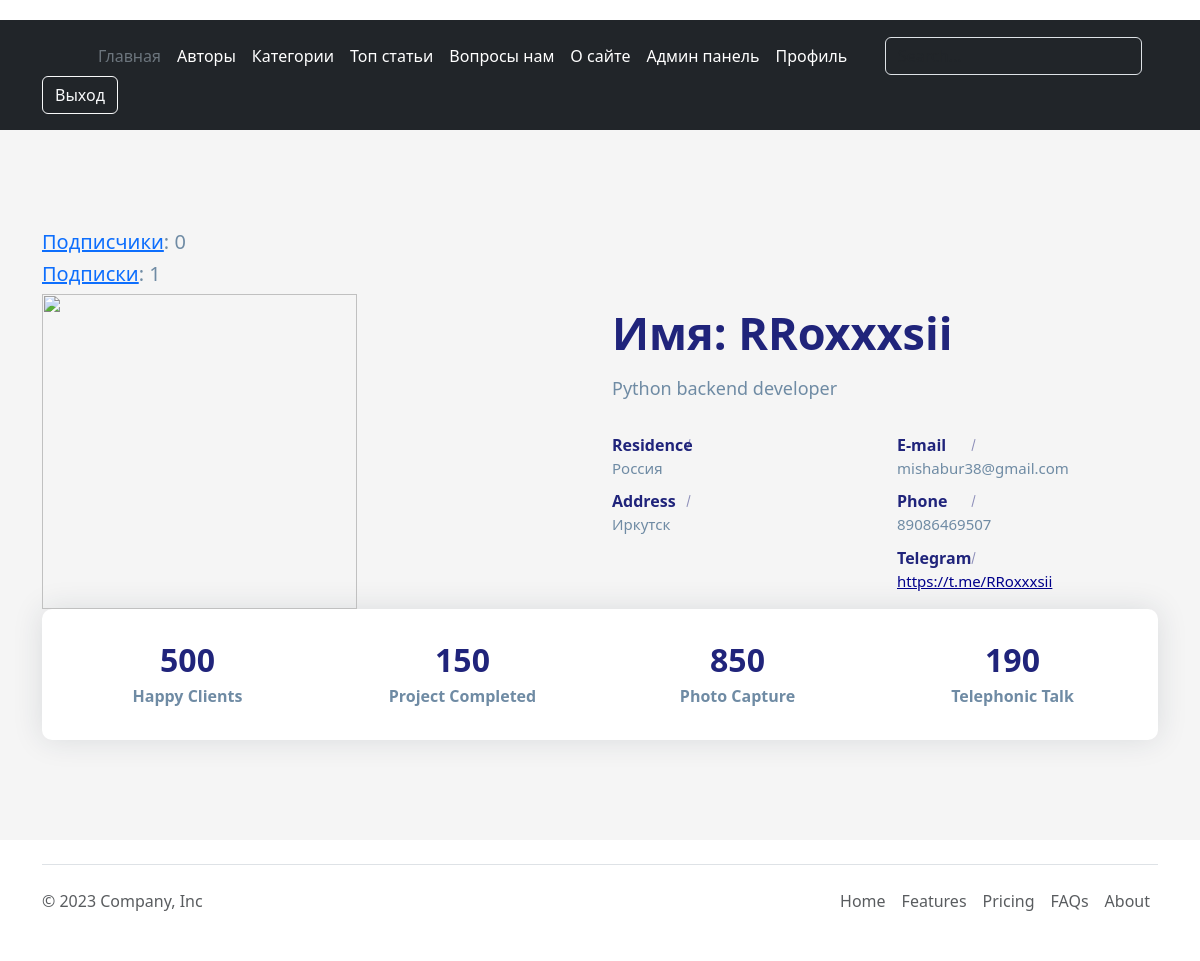
/account/personal_profile/ (signed in), run on an earlier commit of the app's database.
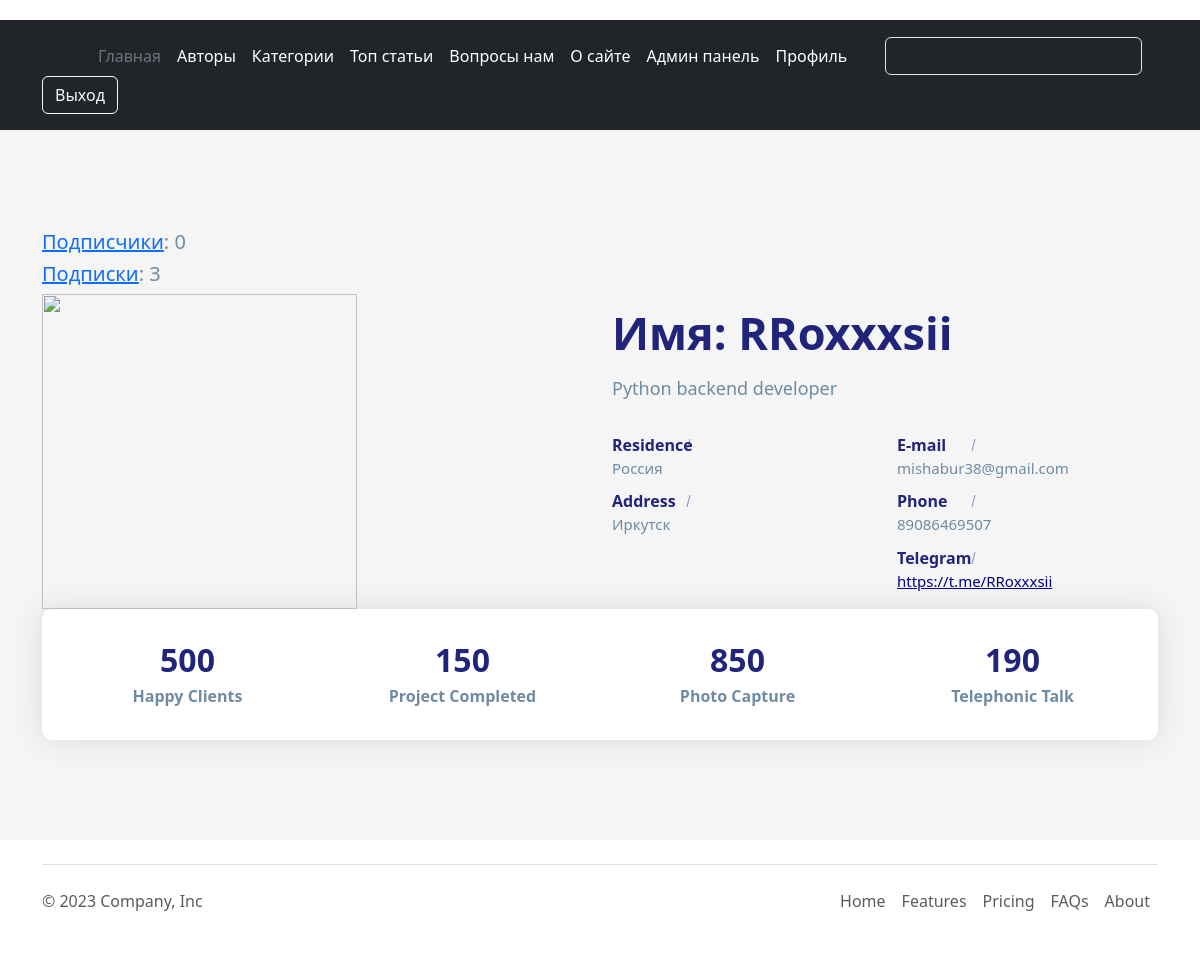
And on a later commit of the database.
### account/models.py (models this page shows, shortened)
class Author(AbstractBaseUser, PermissionsMixin):
    email = models.EmailField(_('почтовый адрес'), unique=True)
    user_name = models.CharField(max_length=150)
    mobile = models.CharField(max_length=20, blank=True)
    gender = models.ForeignKey(Gender, on_delete=models.SET_NULL, blank=True, null=True)
    profile_photo = models.ImageField(upload_to='photos/%Y/%m/%d/', help_text=_('Фото профиля'), blank=True)
    profile_information = models.TextField(help_text='Расскажите о себе', blank=True)
    country = models.ForeignKey(Country, on_delete=models.SET_NULL, blank=True, null=True)
    telegram_link = models.URLField(_('Телеграмм аккаунт'), blank=True)
    city = models.CharField(_('Где живете'), max_length=70, blank=True, null=True)
    following = models.ManyToManyField(
        "self", blank=True, related_name="followers", symmetrical=False
    )
    is_active = models.BooleanField(default=False)
    is_staff = models.BooleanField(default=False)
    created = models.DateTimeField(auto_now_add=True)
    updated = models.DateTimeField(auto_now=True)
    objects = CustomAccountManager()
    USERNAME_FIELD = 'email'
    REQUIRED_FIELDS = ['user_name']
    class Meta:
        verbose_name = _("Аккаунт")
        verbose_name_plural = _("Аккаунты")
        ordering = ('user_name',)

class Country(models.Model):
    country = models.CharField(max_length=50)
    def __str__(self):
        return self.country
    class Meta:
        verbose_name = 'Страна'
        verbose_name_plural = 'Страны'
        ordering = ('country',)

### account/views.py (the view)
# urls.py: path('personal_profile/', views.personal_profile_view, name='personal_profile'),
@login_required(redirect_field_name='login')
def personal_profile_view(request):
    template_name = 'account/user/personal_profile.html'
    context = {
        'user': request.user,
        'followers': request.user.followers,
        'following': request.user.following
    }
    return render(request, template_name, context=context)

### account/templates/account/user/personal_profile.html (shortened to what the changed rows need)
{% extends "main/base.html" %}
{% load static %}
{% block content %}
<link rel="stylesheet" href="{% static 'main/css/personal_profile.css' %}" />
<section class="section about-section gray-bg" id="about">
            <div class="container">
                <h5><a href="{% url 'authors:followers_list_view' user.pk %}">Подписчики</a>: {{ user.following.count }}</h5>
                <h5><a href="{% url 'authors:following_list_view' user.pk %}">Подписки</a>: {{ user.followers.count }}</h5>
                <div class="row align-items-center flex-row-reverse">
                    <div class="col-lg-6">
                        <div class="about-text go-to">
                            <h3 class="dark-color">Имя: {{ user.user_name }}</h3>
                            <p>{{ user.profile_information }}</p>
                            <div class="row about-list">
                                <div class="col-md-6">
                                    {% if user.country %}
                                    <div class="media">
                                        <label>Residence</label>
                                        <p>{{ user.country }}</p>
                                    </div>
                                    {% endif %}
                                    {% if user.city %}
                                    <div class="media">
                                        <label>Address</label>
                                        <p>{{ user.city }}</p>
                                    </div>
                                    {% endif %}
                                </div>
                                <div class="col-md-6">
                                    {% if user.email %}
                                    <div class="media">
                                        <label>E-mail</label>
                                        <p> {{ user.email }}</p>
                                    </div>
                                    {% endif %}
                                    {% if user.mobile %}
                                    <div class="media">
                                        <label>Phone</label>
                                        <p>{{ user.mobile }}</p>
                                    </div>
                                    {% endif %}
                                    {% if user.telegram_link %}
                                    <div class="media">
                                        <label>Telegram</label>
                                        <a href="{{ user.telegram_link }}" class="media-link"><p>{{ user.telegram_link }}</p></a>
                                    </div>
                                    {% endif %}
                                </div>
                            </div>
                        </div>
                    </div>
                    <div class="col-lg-6">
                    </div>
                </div>
                <div class="counter">
                    <div class="row">
                    </div>
                </div>
            </div>
        </section>
{% endblock %}

What changed in the data, as far as the page shows it:
changed Author "RRoxxxsii": followers.count "1" → "3"
